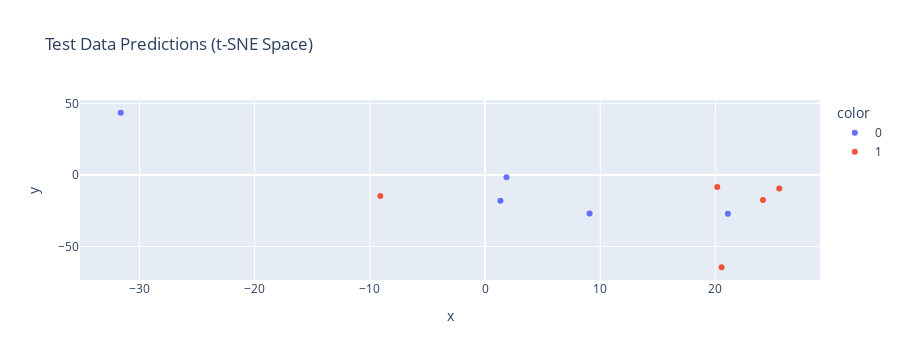

This figure's notebook cell:
### Markdown cell above
# Visualizing some of the test results with Plotly

### Code cell
def plot_test_samples(images, tsne_data, predictions, sample_count=10):
    sample_indices = np.random.choice(range(len(images)), sample_count, replace=False)
    sample_images = images[sample_indices]
    tsne_samples = tsne_data[sample_indices]
    pred_samples = predictions[sample_indices]

    fig = px.scatter(tsne_samples, x=tsne_samples[:, 0], y=tsne_samples[:, 1], color=pred_samples.astype(str),
                     title="Test Data Predictions (t-SNE Space)")
    fig.show()

plot_test_samples(test_images, test_images_tsne, y_test_pred)

### Figure 1 — Plotly figure (JSON) as saved in the notebook; plotly's stock layout.template omitted (floating-point values rounded to 4 significant figures)
{"data": [{"hovertemplate": "color=0<br>x=%{x}<br>y=%{y}<extra></extra>", "legendgroup": "0", "marker": {"color": "#636efa", "symbol": "circle"}, "mode": "markers", "name": "0", "orientation": "v", "showlegend": true, "type": "scatter", "x": [-31.62, 1.339, 21.08, 9.077, 1.861], "xaxis": "x", "y": [43.63, -18.02, -27.06, -26.89, -1.456], "yaxis": "y"}, {"hovertemplate": "color=1<br>x=%{x}<br>y=%{y}<extra></extra>", "legendgroup": "1", "marker": {"color": "#EF553B", "symbol": "circle"}, "mode": "markers", "name": "1", "orientation": "v", "showlegend": true, "type": "scatter", "x": [25.54, 24.13, -9.093, 20.54, 20.16], "xaxis": "x", "y": [-9.38, -17.44, -14.57, -64.5, -8.402], "yaxis": "y"}], "layout": {"autosize": true, "height": 360, "legend": {"title": {"text": "color"}, "tracegroupgap": 0}, "title": {"text": "Test Data Predictions (t-SNE Space)"}, "xaxis": {"anchor": "y", "autorange": true, "domain": [0, 1], "range": [-35.3, 29.22], "title": {"text": "x"}, "type": "linear"}, "yaxis": {"anchor": "x", "autorange": true, "domain": [0, 1], "range": [-73.42, 52.55], "title": {"text": "y"}, "type": "linear"}}}
